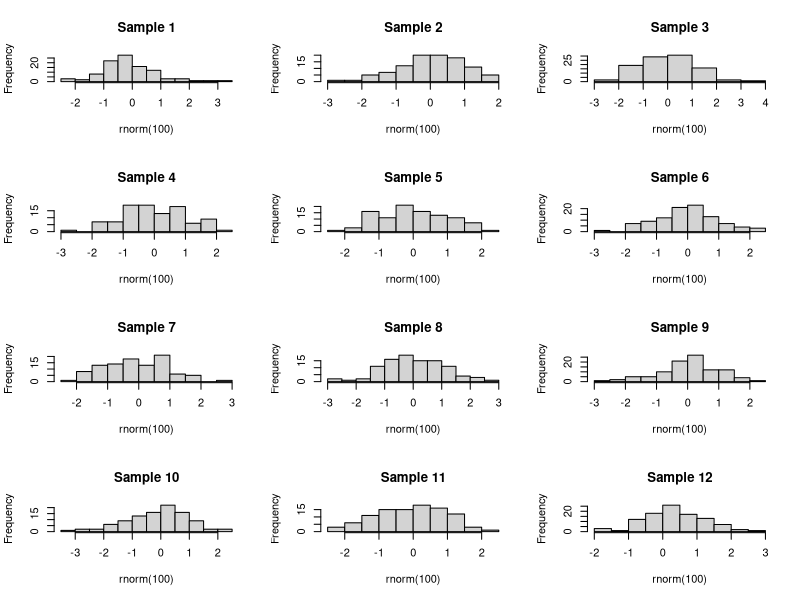
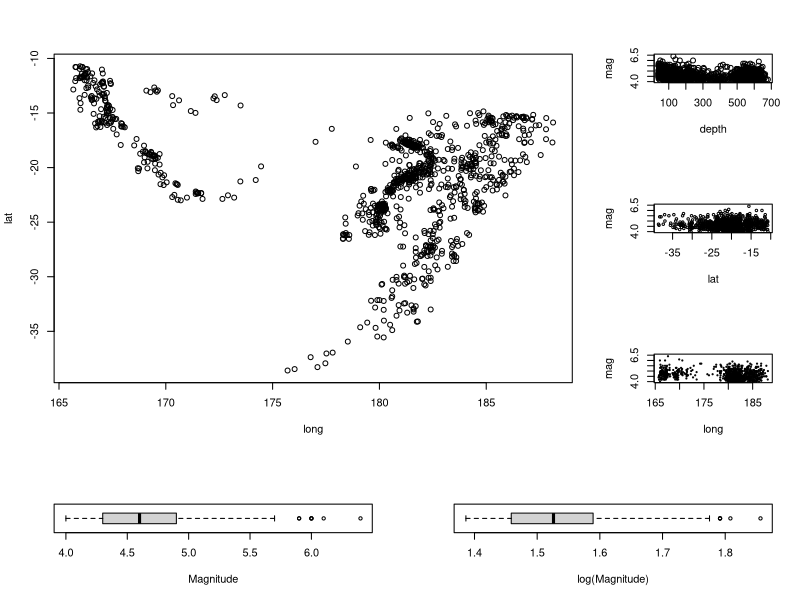
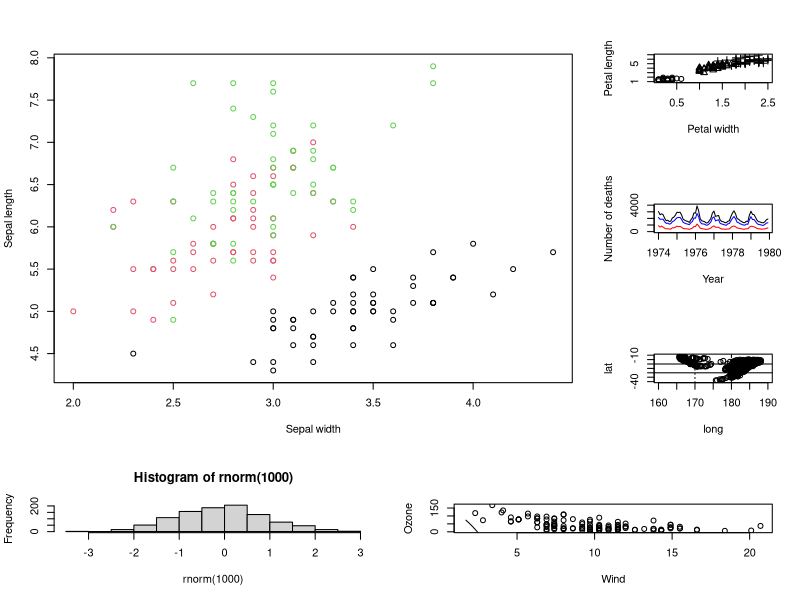
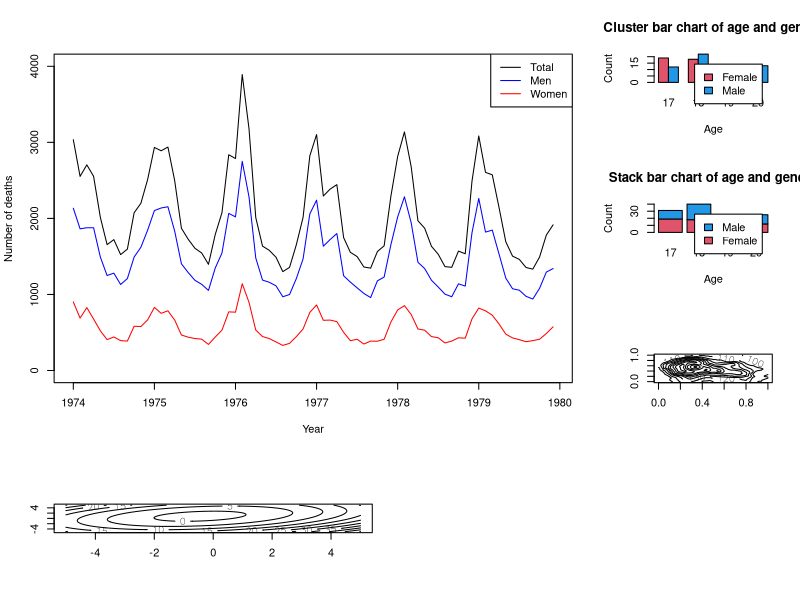

Recreate these plots in R, in order.
## ---- chunk 1
rm(list = ls())
if (!file.exists("Data")) dir.create("Data")
if (!file.exists("figures")) dir.create("figures")
if (!file.exists("tables")) dir.create("tables")
if (!file.exists("Other")) dir.create("Other")
set.seed(222664)
options(width = 60,  digits = 4, continue="   ")
library(knitr)
opts_chunk$set(fig.width=7, fig.height=5, comment="")
Blind = file.exists("Blind.bat")
FigCap="To FIX"
## ---- chunk 2
opts_chunk$set(fig.path='figures/') 
## ---- chunk 3
FigCap="Twelve samples of size 100 drawn from the standard normal
distribution, plotted using separate histograms in a single window"
## ---- chunk 4
par(mfrow=c(4,3)) 
for(Counter in 1:12){ 
hist(rnorm(100), main=paste("Sample", Counter))} 
## ---- chunk 5
Arrangement.mat = matrix(c(1,1,1,2,1,1,1,3,1,1,1,4,5,5,6,6), byrow=TRUE, nrow=4) 
Arrangement.mat 
## ---- chunk 6
FigCap="A selection of differing size graphs combined into one graph
window"
## ---- chunk 7
attach(quakes) 
layout(Arrangement.mat) 
plot(long, lat) 
plot(depth, mag, ylim=c(4,6.5)) 
plot(lat, mag, ylim=c(4,6.5), cex=0.5) 
plot(long, mag, ylim=c(4,6.5), cex=0.25) 
boxplot(mag, xlab="Magnitude", horizontal=TRUE) 
boxplot(log(mag), xlab="log(Magnitude)", horizontal=TRUE) 
detach(quakes) 
## ---- chunk 8
FigCap="Sepal length and width plotted using different colours for
representing species. "
## ---- chunk 9
plot(Sepal.Length~Sepal.Width, data=iris, xlab="Sepal width", ylab="Sepal length", col=Species) 
## ---- chunk 10
FigCap="Petal length and width plotted using different symbols for
representing species. "
## ---- chunk 11
plot(Petal.Length~Petal.Width, data=iris, xlab="Petal width", ylab="Petal length", pch=as.numeric(Species)) 
## ---- chunk 12
FigCap="Deaths from lung diseases in the United Kingdom; there is no legend (on purpose)."
## ---- chunk 13
plot(ldeaths, ylim=c(0,4000), xlab="Year", ylab="Number of deaths") 
lines(fdeaths, col="red") 
lines(mdeaths, col="blue") 
## ---- chunk 14
FigCap="Horizontal and vertical lines added to a scatter plot"
## ---- chunk 15
plot(lat~long, data=quakes, xlim=c(160,190), ylim=c(-40,-10)) 
abline(h=-30) 
abline(h=-20, lty=1) 
abline(v=180, lty=2) 
abline(v=170, lty=3) 
## ---- chunk 16
FigCap = "A normal density curve added to a histogram."
## ---- chunk 17
hist(rnorm(1000)) 
curve(dnorm(x), -3,3, add=TRUE) 
## ---- chunk 18
FigCap = "The quadratic curve for the fitted values from a polynomial regression model added to the scatter plot of the data."
## ---- chunk 19
Ozone.poly2 = lm(Ozone~poly(Wind,2, raw=TRUE), data=airquality) 
Coeffs=coef(Ozone.poly2) 
plot(Ozone~Wind, data=airquality) 
curve(Coeffs[1]+Coeffs[2]*x+Coeffs[2]*x^2, min(airquality$Wind), max(airquality$Wind), add=TRUE) 
## ---- chunk 20
FigCap="Deaths from lung diseases in the United Kingdom (with legend
added)"
## ---- chunk 21
plot(ldeaths, ylim=c(0,4000), xlab="Year", ylab="Number of deaths") 
lines(fdeaths, col="red") 
lines(mdeaths, col="blue") 
legend("topright", legend=c("Total", "Men", "Women"), col=c("black", "blue", "red"), lty=c(1,1,1)) 
## ---- chunk 22
Frequency=c(12,19, 22, 18, 11,13, 13, 12) 
Gender=rep(c("Male", "Female"), 4) 
Age=rep(c(17,18,19,20), each=2) 
## ---- chunk 23
FigCap="An example of a cluster bar chart"
## ---- chunk 24
barplot(tapply(Frequency, list(Gender, Age), sum), col=c(2,4), legend=TRUE, beside=TRUE) 
title("Cluster bar chart of age and gender", ylab="Count", xlab="Age") 
## ---- chunk 25
FigCap="An example of a stack bar chart"
## ---- chunk 26
barplot(tapply(Frequency, list(Gender, Age), sum), col=c(2,4), legend=TRUE) 
title("Stack bar chart of age and gender", ylab="Count", xlab="Age") 
## ---- chunk 27
FigCap="Contour plot of Mt Eden, an extinct  volcano in Auckland, New
Zealand."
## ---- chunk 28
contour(volcano) 
## ---- chunk 29
FigCap="Contour plot showing values of *z*, where
$z=0.75x^2 + 0.5y^2 -0.4xy + x - y -1$"
## ---- chunk 30
xUnique=((0:100)-50)/10 
yUnique=((0:100)-50)/10 
x=rep(xUnique, 101) 
y=rep(yUnique, each=101) 
z=matrix(0.75*x^2 + 0.5*y^2-0.4*x*y+x-y-1, nrow=101) 
contour(xUnique, yUnique, z) 
## ---- chunk 31
rm(list = ls())
